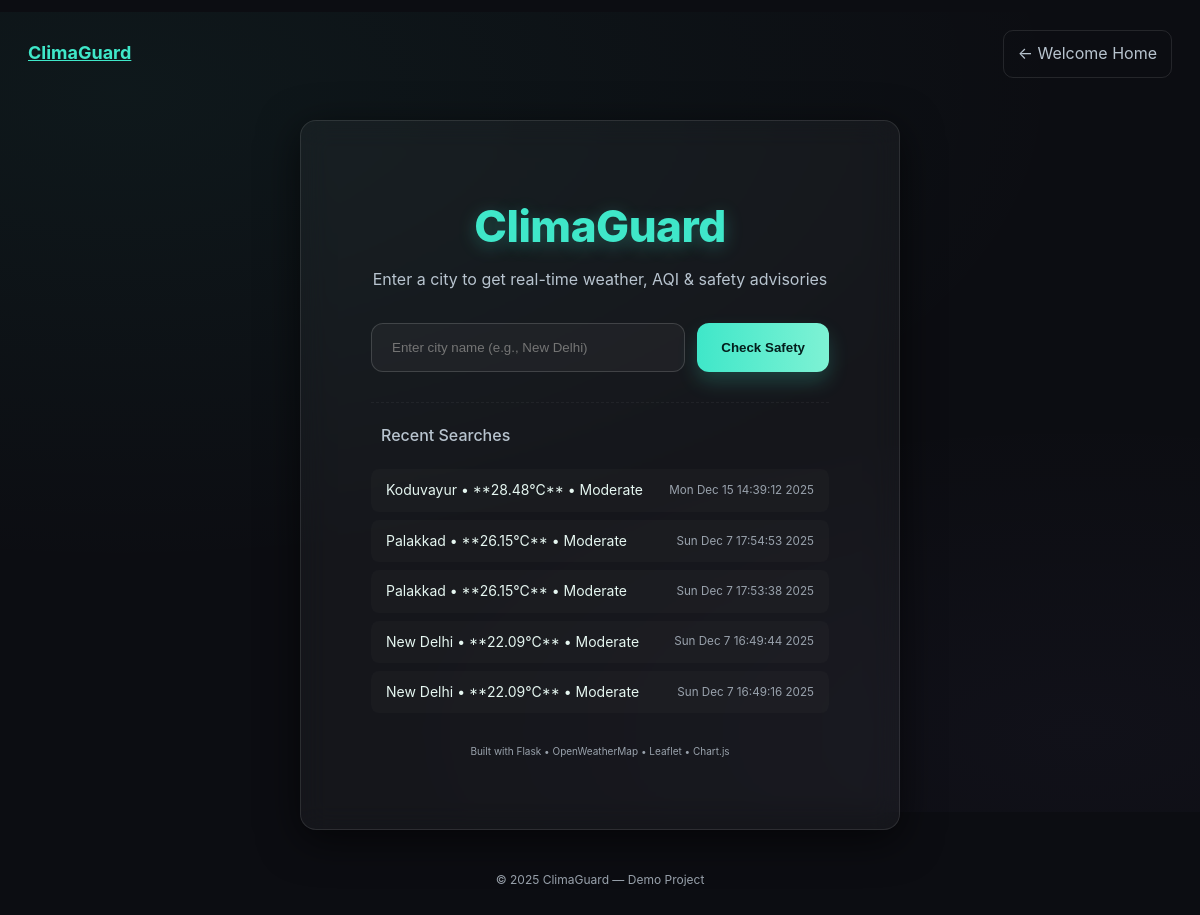
Screenshot of /search with the database file from the repository.
### tables this page shows
CREATE TABLE history (
            id INTEGER PRIMARY KEY AUTOINCREMENT,
            city TEXT,
            temp REAL,
            safety TEXT,
            timestamp DATETIME DEFAULT CURRENT_TIMESTAMP
        );

### app.py (the view)
@app.route("/search")
def search_page():
    conn = sqlite3.connect("history.db")
    c = conn.cursor()
    c.execute("SELECT city, temp, safety, timestamp FROM history ORDER BY rowid DESC LIMIT 5")
    rows = c.fetchall()
    conn.close()
    return render_template("index.html", history=rows)

### templates/index.html (shortened to what this page needs)
<!doctype html>
<html lang="en">
<head>
  <link rel="stylesheet" href="{{ url_for('static', filename='style.css') }}">
</head>
<body class="bg-dark">
  <div class="topbar">
    <a href="{{ url_for('welcome') }}" class="brand-small">ClimaGuard</a>
    <a href="{{ url_for('welcome') }}" class="btn-ghost">← Welcome Home</a>
  </div>
  <main class="center" style="min-height: 80vh;"> <div class="glass card-lg">
      <h1 class="brand">ClimaGuard</h1>
      <p class="muted">Enter a city to get real-time weather, AQI & safety advisories</p>
      <form action="{{ url_for('results') }}" method="POST" class="search-form">
        <input name="city" placeholder="Enter city name (e.g., New Delhi)" required>
        <button type="submit" class="btn-accent">Check Safety</button>
      </form>
      {% if history %}
      <div class="history">
        <h4>Recent Searches</h4>
        <ul>
          {% for row in history %}
            <li>
                <span>{{ row[0] }} • **{{ row[1] }}°C** • {{ row[2].split(" ")[0] }}</span>
                <small>{{ row[3] }}</small>
            </li>
          {% endfor %}
        </ul>
      </div>
      {% endif %}
      <div class="small-muted">
        Built with Flask • OpenWeatherMap • Leaflet • Chart.js
      </div>
    </div>
    <footer class="foot">© 2025 ClimaGuard — Demo Project</footer>
  </main>
</body>
</html>

### static/style.css (style rules this page uses)
:root { --bg: #0c0d12; --card: rgba(255, 255, 255, 0.04); --glass: rgba(255, 255, 255, 0.04); --glass-border: rgba(255, 255, 255, 0.1); --accent-main: #3fe7c9; --accent-secondary: #a389f4; --text-primary: #e6f7f1; --text-muted: #9aa3ad; --text-subtle: #b8c4cf; --glass-blur: 14px; --card-radius: 16px; --shadow: 0 10px 40px rgba(0, 0, 0, 0.6); font-family: 'Inter', 'Poppins', system-ui, -apple-system, sans-serif; --font-size-base: 16px; }
* { box-sizing: border-box; }
html, body { height: 100%; margin: 0; background: var(--bg); color: var(--text-primary); line-height: 1.6; }
.bg-dark { background: radial-gradient(1200px 600px at 10% 10%, rgba(63, 231, 201, 0.05), transparent 80%), radial-gradient(900px 400px at 90% 90%, rgba(163, 137, 244, 0.03), transparent 80%), var(--bg); min-height: 100vh; padding-bottom: 50px; }
.glass { background: var(--glass); border: 1px solid var(--glass-border); backdrop-filter: blur(var(--glass-blur)); padding: 30px; border-radius: var(--card-radius); box-shadow: var(--shadow); transition: transform 0.3s ease; }
.center { display: flex; align-items: center; flex-direction: column; justify-content: center; min-height: 100vh; padding: 24px; }
.card-lg { width: 100%; max-width: 600px; padding: 70px; text-align: center; }
.brand { font-size: 44px; font-weight: 800; margin: 0 0 4px 0; color: var(--accent-main); text-shadow: 0 4px 18px rgba(63, 231, 201, 0.3); letter-spacing: -0.5px; }
.brand-small { color: var(--accent-main); font-weight: 700; font-size: 18px; }
.muted { color: var(--text-subtle); margin: 6px 0 30px; font-size: var(--font-size-base); }
.small-muted { color: var(--text-muted); margin-top: 30px; font-size: 10px; }
.search-form { display: flex; justify-content: center; gap: 12px; margin-top: 20px; }
.search-form input { flex-grow: 1; padding: 16px 20px; border-radius: 12px; border: 1px solid rgba(255, 255, 255, 0.15); background: rgba(255, 255, 255, 0.04); color: var(--text-primary); min-width: 260px; outline: none; transition: border-color 0.3s ease; }
.btn-accent { background: linear-gradient(90deg, var(--accent-main), #7ef2d4); border: none; padding: 14px 24px; border-radius: 12px; color: #031e1c; font-weight: 700; cursor: pointer; box-shadow: 0 10px 20px rgba(63, 231, 201, 0.2); transition: all 0.2s ease; }
.btn-ghost { color: var(--text-subtle); text-decoration: none; padding: 10px 14px; border-radius: 10px; border: 1px solid var(--glass-border); transition: background 0.2s ease; }
.history { margin-top: 30px; padding-top: 20px; border-top: 1px dashed rgba(255, 255, 255, 0.05); }
.history h4 { margin-top: 0; color: var(--text-subtle); font-weight: 500; font-size: 16px; text-align: left; margin-left: 10px; }
.history ul { list-style: none; padding: 0; text-align: left; }
.history li { background: rgba(255, 255, 255, 0.02); padding: 10px 15px; border-radius: 8px; margin-bottom: 8px; font-size: 14px; display: flex; justify-content: space-between; align-items: center; }
.history li small { color: var(--text-muted); }
.topbar { display: flex; justify-content: space-between; align-items: center; padding: 18px 28px; max-width: 1200px; margin: 12px auto 0; }
.foot { text-align: center; color: var(--text-muted); margin: 40px 0 20px; font-size: 12px; }

### rows the page displays
history: city "Koduvayur", temp "28.48", safety "Moderate", timestamp "Mon Dec 15 14:39:12 2025"
history: city "Palakkad", temp "26.15", safety "Moderate", timestamp "Sun Dec 7 17:54:53 2025"
history: city "Palakkad", temp "26.15", safety "Moderate", timestamp "Sun Dec 7 17:53:38 2025"
history: city "New Delhi", temp "22.09", safety "Moderate", timestamp "Sun Dec 7 16:49:44 2025"
history: city "New Delhi", temp "22.09", safety "Moderate", timestamp "Sun Dec 7 16:49:16 2025"
